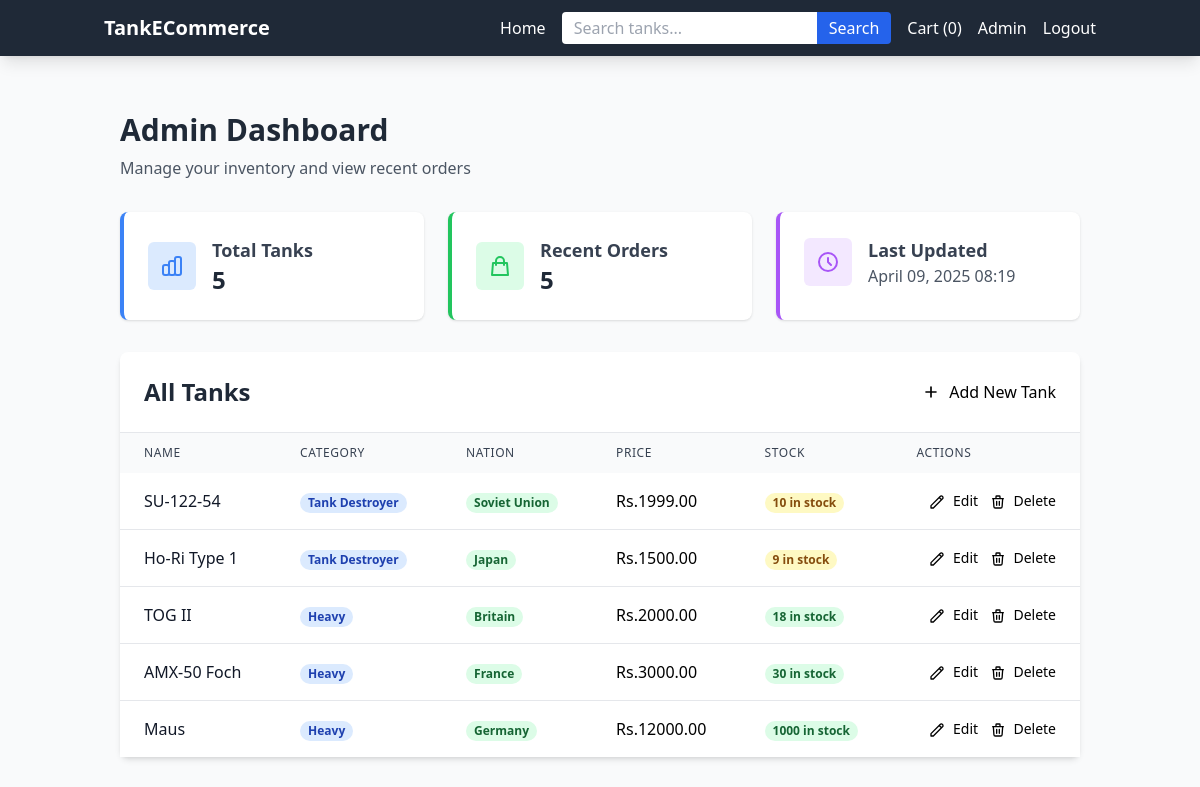
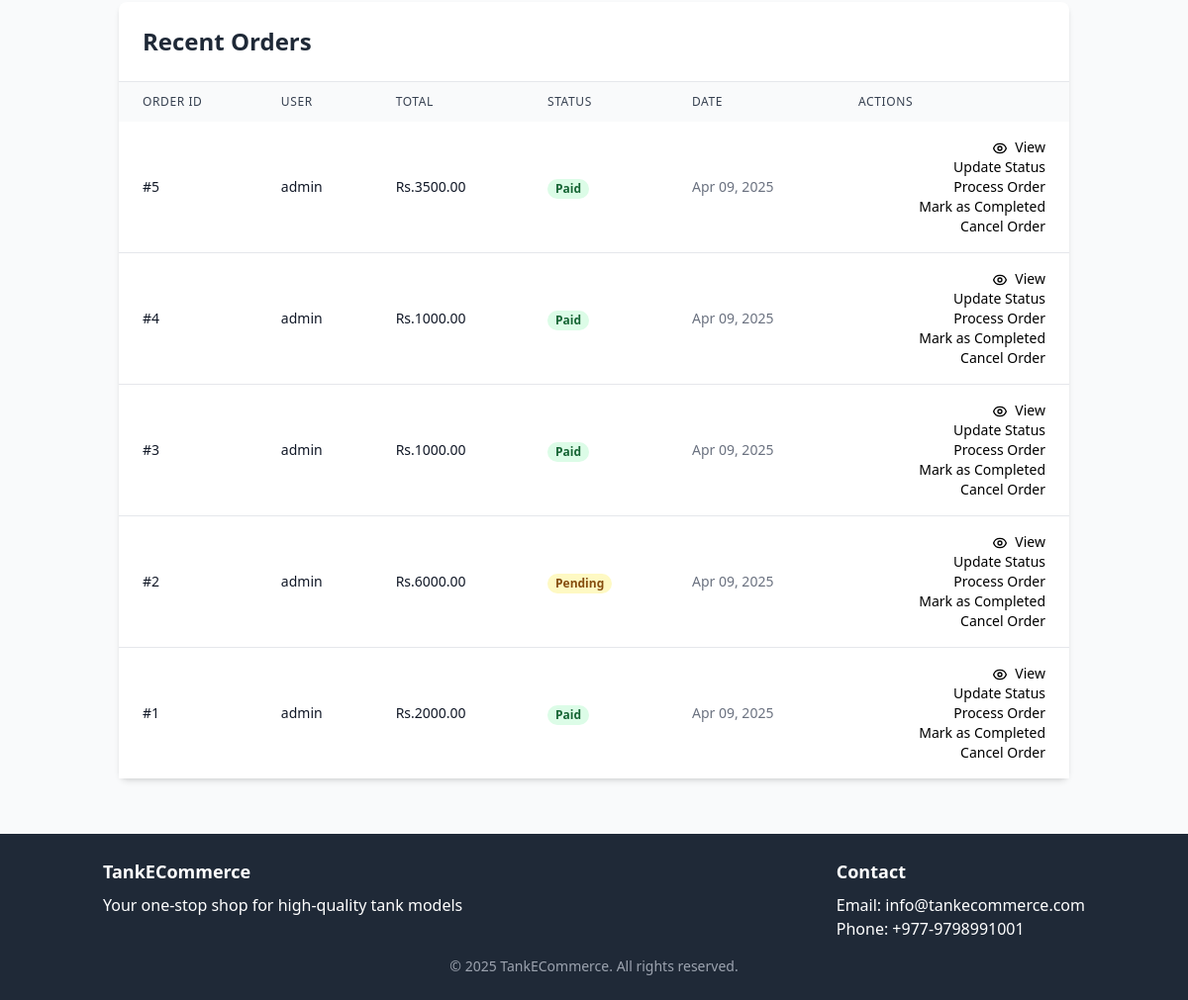
The page /dashboard (signed in) on the database its author committed (2 pictures, top to bottom).
### models.py (models this page shows, shortened)
class Tank(db.Model):
    id = db.Column(db.Integer, primary_key=True)
    name = db.Column(db.String(100), index=True)
    description = db.Column(db.Text)
    price = db.Column(db.Float)
    stock = db.Column(db.Integer, default=0)
    image_path = db.Column(db.String(255))
    scale = db.Column(db.String(20))
    created_at = db.Column(db.DateTime, default=datetime.utcnow)
    category_id = db.Column(db.Integer, db.ForeignKey('tank_category.id'))
    nation_id = db.Column(db.Integer, db.ForeignKey('nation.id'))
    cart_items = db.relationship('CartItem', backref='tank', lazy='dynamic')
    order_items = db.relationship('OrderItem', backref='tank', lazy='dynamic')

class TankCategory(db.Model):
    id = db.Column(db.Integer, primary_key=True)
    name = db.Column(db.String(50), unique=True)
    image_path = db.Column(db.String(255))
    tanks = db.relationship('Tank', backref='category', lazy='dynamic')

class Nation(db.Model):
    id = db.Column(db.Integer, primary_key=True)
    name = db.Column(db.String(50), unique=True)
    flag_image_path = db.Column(db.String(255))
    tanks = db.relationship('Tank', backref='nation', lazy='dynamic')

class Order(db.Model):
    id = db.Column(db.Integer, primary_key=True)
    user_id = db.Column(db.Integer, db.ForeignKey('user.id'))
    order_date = db.Column(db.DateTime, default=datetime.utcnow)
    total_amount = db.Column(db.Float)
    status = db.Column(db.String(20), default='pending')
    payment_id = db.Column(db.String(100))
    items = db.relationship('OrderItem', backref='order', lazy='dynamic')

class User(UserMixin, db.Model):
    id = db.Column(db.Integer, primary_key=True)
    username = db.Column(db.String(64), index=True, unique=True)
    email = db.Column(db.String(120), index=True, unique=True)
    password_hash = db.Column(db.String(128))
    is_admin = db.Column(db.Boolean, default=False)
    cart_items = db.relationship('CartItem', backref='user', lazy='dynamic')
    orders = db.relationship('Order', backref='user', lazy='dynamic')

### app.py (the view)
@app.route('/dashboard')
@login_required
def admin_dashboard():
    if not current_user.is_admin:
        flash("Access denied.")
        return redirect(url_for('index'))
    tanks = Tank.query.all()
    orders = Order.query.order_by(Order.order_date.desc()).all()
    return render_template('admin/dashboard.html', tanks=tanks, orders=orders, now=datetime.now())

### app.py (called while the page is built)
@login_manager.user_loader
def load_user(id):
    return User.query.get(int(id))

### templates/admin/dashboard.html (shortened to what this page needs)
{% extends 'base.html' %}
{% block content %}
<div class="container px-4 py-8 mx-auto">
    <div class="mb-8">
        <h1 class="text-3xl font-bold text-gray-800 mb-2">Admin Dashboard</h1>
        <p class="text-gray-600">Manage your inventory and view recent orders</p>
    </div>
    <div class="grid grid-cols-1 md:grid-cols-3 gap-6 mb-8">
        <div class="bg-white rounded-lg shadow p-6 border-l-4 border-blue-500">
            <div class="flex items-center">
                <div class="flex-shrink-0 bg-blue-100 rounded-md p-3">
                </div>
                <div class="ml-4">
                    <h2 class="text-lg font-semibold text-gray-700">Total Tanks</h2>
                    <p class="text-2xl font-bold text-gray-800">{{ tanks|length }}</p>
                </div>
            </div>
        </div>
        <div class="bg-white rounded-lg shadow p-6 border-l-4 border-green-500">
            <div class="flex items-center">
                <div class="flex-shrink-0 bg-green-100 rounded-md p-3">
                    <svg xmlns="http://www.w3.org/2000/svg" class="h-6 w-6 text-green-500" fill="none" viewBox="0 0 24 24" stroke="currentColor">
                        <path stroke-linecap="round" stroke-linejoin="round" stroke-width="2" d="M16 11V7a4 4 0 00-8 0v4M5 9h14l1 12H4L5 9z" />
                    </svg>
                </div>
                <div class="ml-4">
                    <h2 class="text-lg font-semibold text-gray-700">Recent Orders</h2>
                    <p class="text-2xl font-bold text-gray-800">{{ orders|length }}</p>
                </div>
            </div>
        </div>
        <div class="bg-white rounded-lg shadow p-6 border-l-4 border-purple-500">
            <div class="flex items-center">
                <div class="flex-shrink-0 bg-purple-100 rounded-md p-3">
                    <svg xmlns="http://www.w3.org/2000/svg" class="h-6 w-6 text-purple-500" fill="none" viewBox="0 0 24 24" stroke="currentColor">
                        <path stroke-linecap="round" stroke-linejoin="round" stroke-width="2" d="M12 8v4l3 3m6-3a9 9 0 11-18 0 9 9 0 0118 0z" />
                    </svg>
                </div>
                <div class="ml-4">
                    <h2 class="text-lg font-semibold text-gray-700">Last Updated</h2>
                    <p class="text-md text-gray-600">{{ now.strftime('%B %d, %Y %H:%M') }}</p>
                </div>
            </div>
        </div>
    </div>
    <div class="bg-white rounded-lg shadow-md mb-8">
        <div class="p-6 border-b border-gray-200">
            <div class="flex justify-between items-center">
                <h2 class="text-2xl font-bold text-gray-800">All Tanks</h2>
                <a href="{{ url_for('add_tank') }}" class="btn btn-primary flex items-center">
                    <svg xmlns="http://www.w3.org/2000/svg" class="h-5 w-5 mr-2" fill="none" viewBox="0 0 24 24" stroke="currentColor">
                        <path stroke-linecap="round" stroke-linejoin="round" stroke-width="2" d="M12 6v6m0 0v6m0-6h6m-6 0H6" />
                    </svg>
                    Add New Tank
                </a>
            </div>
        </div>
        <div class="overflow-x-auto">
            <table class="table table-striped w-full">
                <thead class="bg-gray-50 text-gray-700">
                    <tr>
                        <th class="px-6 py-3 text-left text-xs font-medium uppercase tracking-wider">Name</th>
                        <th class="px-6 py-3 text-left text-xs font-medium uppercase tracking-wider">Category</th>
                        <th class="px-6 py-3 text-left text-xs font-medium uppercase tracking-wider">Nation</th>
                        <th class="px-6 py-3 text-left text-xs font-medium uppercase tracking-wider">Price</th>
                        <th class="px-6 py-3 text-left text-xs font-medium uppercase tracking-wider">Stock</th>
                        <th class="px-6 py-3 text-left text-xs font-medium uppercase tracking-wider">Actions</th>
                    </tr>
                </thead>
                <tbody class="bg-white divide-y divide-gray-200">
                    {% for tank in tanks %}
                    <tr class="hover:bg-gray-50">
                        <td class="px-6 py-4 whitespace-nowrap">
                            <div class="font-medium text-gray-900">{{ tank.name }}</div>
                        </td>
                        <td class="px-6 py-4 whitespace-nowrap">
                            <span class="px-2 inline-flex text-xs leading-5 font-semibold rounded-full bg-blue-100 text-blue-800">
                                {{ tank.category.name }}
                            </span>
                        </td>
                        <td class="px-6 py-4 whitespace-nowrap">
                            <span class="px-2 inline-flex text-xs leading-5 font-semibold rounded-full bg-green-100 text-green-800">
                                {{ tank.nation.name }}
                            </span>
                        </td>
                        <td class="px-6 py-4 whitespace-nowrap">Rs.{{ "%.2f"|format(tank.price) }}</td>
                        <td class="px-6 py-4 whitespace-nowrap">
                            {% if tank.stock > 10 %}
                                <span class="px-2 inline-flex text-xs leading-5 font-semibold rounded-full bg-green-100 text-green-800">
                                    {{ tank.stock }} in stock
                                </span>
                            {% elif tank.stock > 0 %}
                                <span class="px-2 inline-flex text-xs leading-5 font-semibold rounded-full bg-yellow-100 text-yellow-800">
                                    {{ tank.stock }} in stock
                                </span>
                            {% else %}
                                <span class="px-2 inline-flex text-xs leading-5 font-semibold rounded-full bg-red-100 text-red-800">
                                    Out of stock
                                </span>
                            {% endif %}
                        </td>
                        <td class="px-6 py-4 whitespace-nowrap text-right text-sm font-medium">
                            <a href="{{ url_for('edit_tank', tank_id=tank.id) }}" class="btn btn-sm btn-warning">
                                <svg xmlns="http://www.w3.org/2000/svg" class="h-4 w-4 mr-1 inline" fill="none" viewBox="0 0 24 24" stroke="currentColor">
                                    <path stroke-linecap="round" stroke-linejoin="round" stroke-width="2" d="M15.232 5.232l3.536 3.536m-2.036-5.036a2.5 2.5 0 113.536 3.536L6.5 21.036H3v-3.572L16.732 3.732z" />
                                </svg>
                                Edit
                            </a>
                            <a href="{{ url_for('delete_tank', tank_id=tank.id) }}" class="btn btn-sm btn-danger ml-2">
                                Delete
                            </a>
                        </td>
                    </tr>
                    {% endfor %}
                </tbody>
            </table>
        </div>
    </div>
    <div class="bg-white rounded-lg shadow-md">
        <div class="p-6 border-b border-gray-200">
            <h2 class="text-2xl font-bold text-gray-800">Recent Orders</h2>
        </div>
        <div class="overflow-x-auto">
            <table class="table table-striped w-full">
                <thead class="bg-gray-50 text-gray-700">
                    <tr>
                        <th class="px-6 py-3 text-left text-xs font-medium uppercase tracking-wider">Order ID</th>
                        <th class="px-6 py-3 text-left text-xs font-medium uppercase tracking-wider">User</th>
                        <th class="px-6 py-3 text-left text-xs font-medium uppercase tracking-wider">Total</th>
                        <th class="px-6 py-3 text-left text-xs font-medium uppercase tracking-wider">Status</th>
                        <th class="px-6 py-3 text-left text-xs font-medium uppercase tracking-wider">Date</th>
                        <th class="px-6 py-3 text-left text-xs font-medium uppercase tracking-wider">Actions</th>
                    </tr>
                </thead>
                <tbody class="bg-white divide-y divide-gray-200">
                    {% for order in orders %}
                    <tr class="hover:bg-gray-50">
                        <td class="px-6 py-4 whitespace-nowrap">
                            <div class="text-sm font-medium text-gray-900">#{{ order.id }}</div>
                        </td>
                        <td class="px-6 py-4 whitespace-nowrap">
                            <div class="text-sm text-gray-900">{{ order.user.username }}</div>
                        </td>
                        <td class="px-6 py-4 whitespace-nowrap">
                            <div class="text-sm text-gray-900">Rs.{{ "%.2f"|format(order.total_amount) }}</div>
                        </td>
                        <td class="px-6 py-4 whitespace-nowrap">
                            {% if order.status == 'completed' %}
                                <span class="px-2 inline-flex text-xs leading-5 font-semibold rounded-full bg-green-100 text-green-800">
                                    Completed
                                </span>
                            {% elif order.status == 'processing' %}
                                <span class="px-2 inline-flex text-xs leading-5 font-semibold rounded-full bg-blue-100 text-blue-800">
                                    Processing
                                </span>
                            {% elif order.status == 'pending' %}
                                <span class="px-2 inline-flex text-xs leading-5 font-semibold rounded-full bg-yellow-100 text-yellow-800">
                                    Pending
                                </span>
                            {% elif order.status == 'cancelled' %}
                                <span class="px-2 inline-flex text-xs leading-5 font-semibold rounded-full bg-red-100 text-red-800">
                                    Cancelled
                                </span>
                            {% else %}
                                <span class="px-2 inline-flex text-xs leading-5 font-semibold rounded-full bg-green-100 text-green-800">
                                    {{ order.status.title() }}
                                </span>
                            {% endif %}
                        </td>
                        <td class="px-6 py-4 whitespace-nowrap">
                            <div class="text-sm text-gray-500">{{ order.order_date.strftime('%b %d, %Y') }}</div>
                        </td>
                        <td class="px-6 py-4 whitespace-nowrap text-right text-sm font-medium">
                            <a href="#" class="btn btn-sm btn-info">
                                View
                            </a>
                            <div class="dropdown d-inline-block ml-2">
                                <button class="btn btn-sm btn-secondary dropdown-toggle" type="button" id="dropdownMenuButton{{ order.id }}" data-bs-toggle="dropdown" aria-expanded="false">
                                    Update Status
                                </button>
                                <ul class="dropdown-menu" aria-labelledby="dropdownMenuButton{{ order.id }}">
                                    <li><a class="dropdown-item" href="#">Process Order</a></li>
                                    <li><a class="dropdown-item" href="#">Mark as Completed</a></li>
                                    <li><a class="dropdown-item" href="#">Cancel Order</a></li>
                                </ul>
                            </div>
                        </td>
                    </tr>
                    {% endfor %}
                </tbody>
            </table>
        </div>
    </div>
</div>
{% endblock %}

### rows shown on the page
Tank: name "SU-122-54", category.name "Tank Destroyer", nation.name "Soviet Union", price "1999.00", stock "10"
Tank: name "Ho-Ri Type 1", category.name "Tank Destroyer", nation.name "Japan", price "1500.00", stock "9"
Tank: name "TOG II", category.name "Heavy", nation.name "Britain", price "2000.00", stock "18"
Tank: name "AMX-50 Foch", category.name "Heavy", nation.name "France", price "3000.00", stock "30"
Tank: name "Maus", category.name "Heavy", nation.name "Germany", price "12000.00", stock "1000"
Order: id "5", user.username "admin", total_amount "3500.00", status "Paid", order_date "Apr 09, 2025"
Order: id "4", user.username "admin", total_amount "1000.00", status "Paid", order_date "Apr 09, 2025"
Order: id "3", user.username "admin", total_amount "1000.00", status "Paid", order_date "Apr 09, 2025"
Order: id "2", user.username "admin", total_amount "6000.00", status "Pending", order_date "Apr 09, 2025"
Order: id "1", user.username "admin", total_amount "2000.00", status "Paid", order_date "Apr 09, 2025"

### other values the page prints
{{ current_user.cart_items.count() }} "0"
{{ tanks|length }} "5"
{{ orders|length }} "5"
